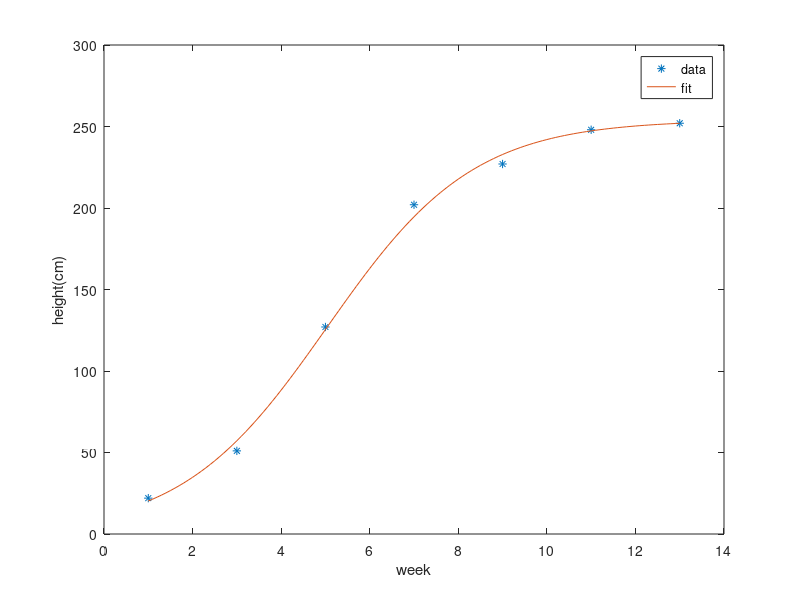

This chart was generated by the following MATLAB code:
clc
clear

%week ve height sorudaki değerler. w1'i çizim için week olarak kullandım. 
week=1:2:13;
w1=1:0.1:13;
height=[22 51 127 202 227 248 252];

% polyfitte height'i kullanabilmek için düzenleme yapmak gerekti. sol tarafını y'ye eşitledim
y=254./height -1;
% düzenledikten sonra eşitliğin 
%t=week
% 254/height -1 = A*exp(-B*week)
% y=254/height -1
% ln(y)=ln(A*exp(-B*week))
% ln(y)=ln(A)-B*week
%polinoma sonunda çevirdim. polyfit fonksiyonuna y'yi ln'li koymam lazım.
%week ln'siz çıktı. doğdudan yazıyorum

c=polyfit(week,log(y),1);
%polyfitin verdiği c vektörünün ilk elemanı B'nin eksilisini veriyor
% (burada week'i x olarak düşüneceğiz) polinoma çevirme işleminde ln(A)
% bulmuştuk bu yüzden c(2)'nin exp'sini almamız gerekiyor 

A=exp(c(2));
B=-c(1);
%fit edilmiş height
heightFit=254 ./ (A*exp(-B*w1) +1);
plot(week,height,"*")
hold on
plot(w1,heightFit)
legend("data","fit")
ylabel("height(cm)")
xlabel("week")

